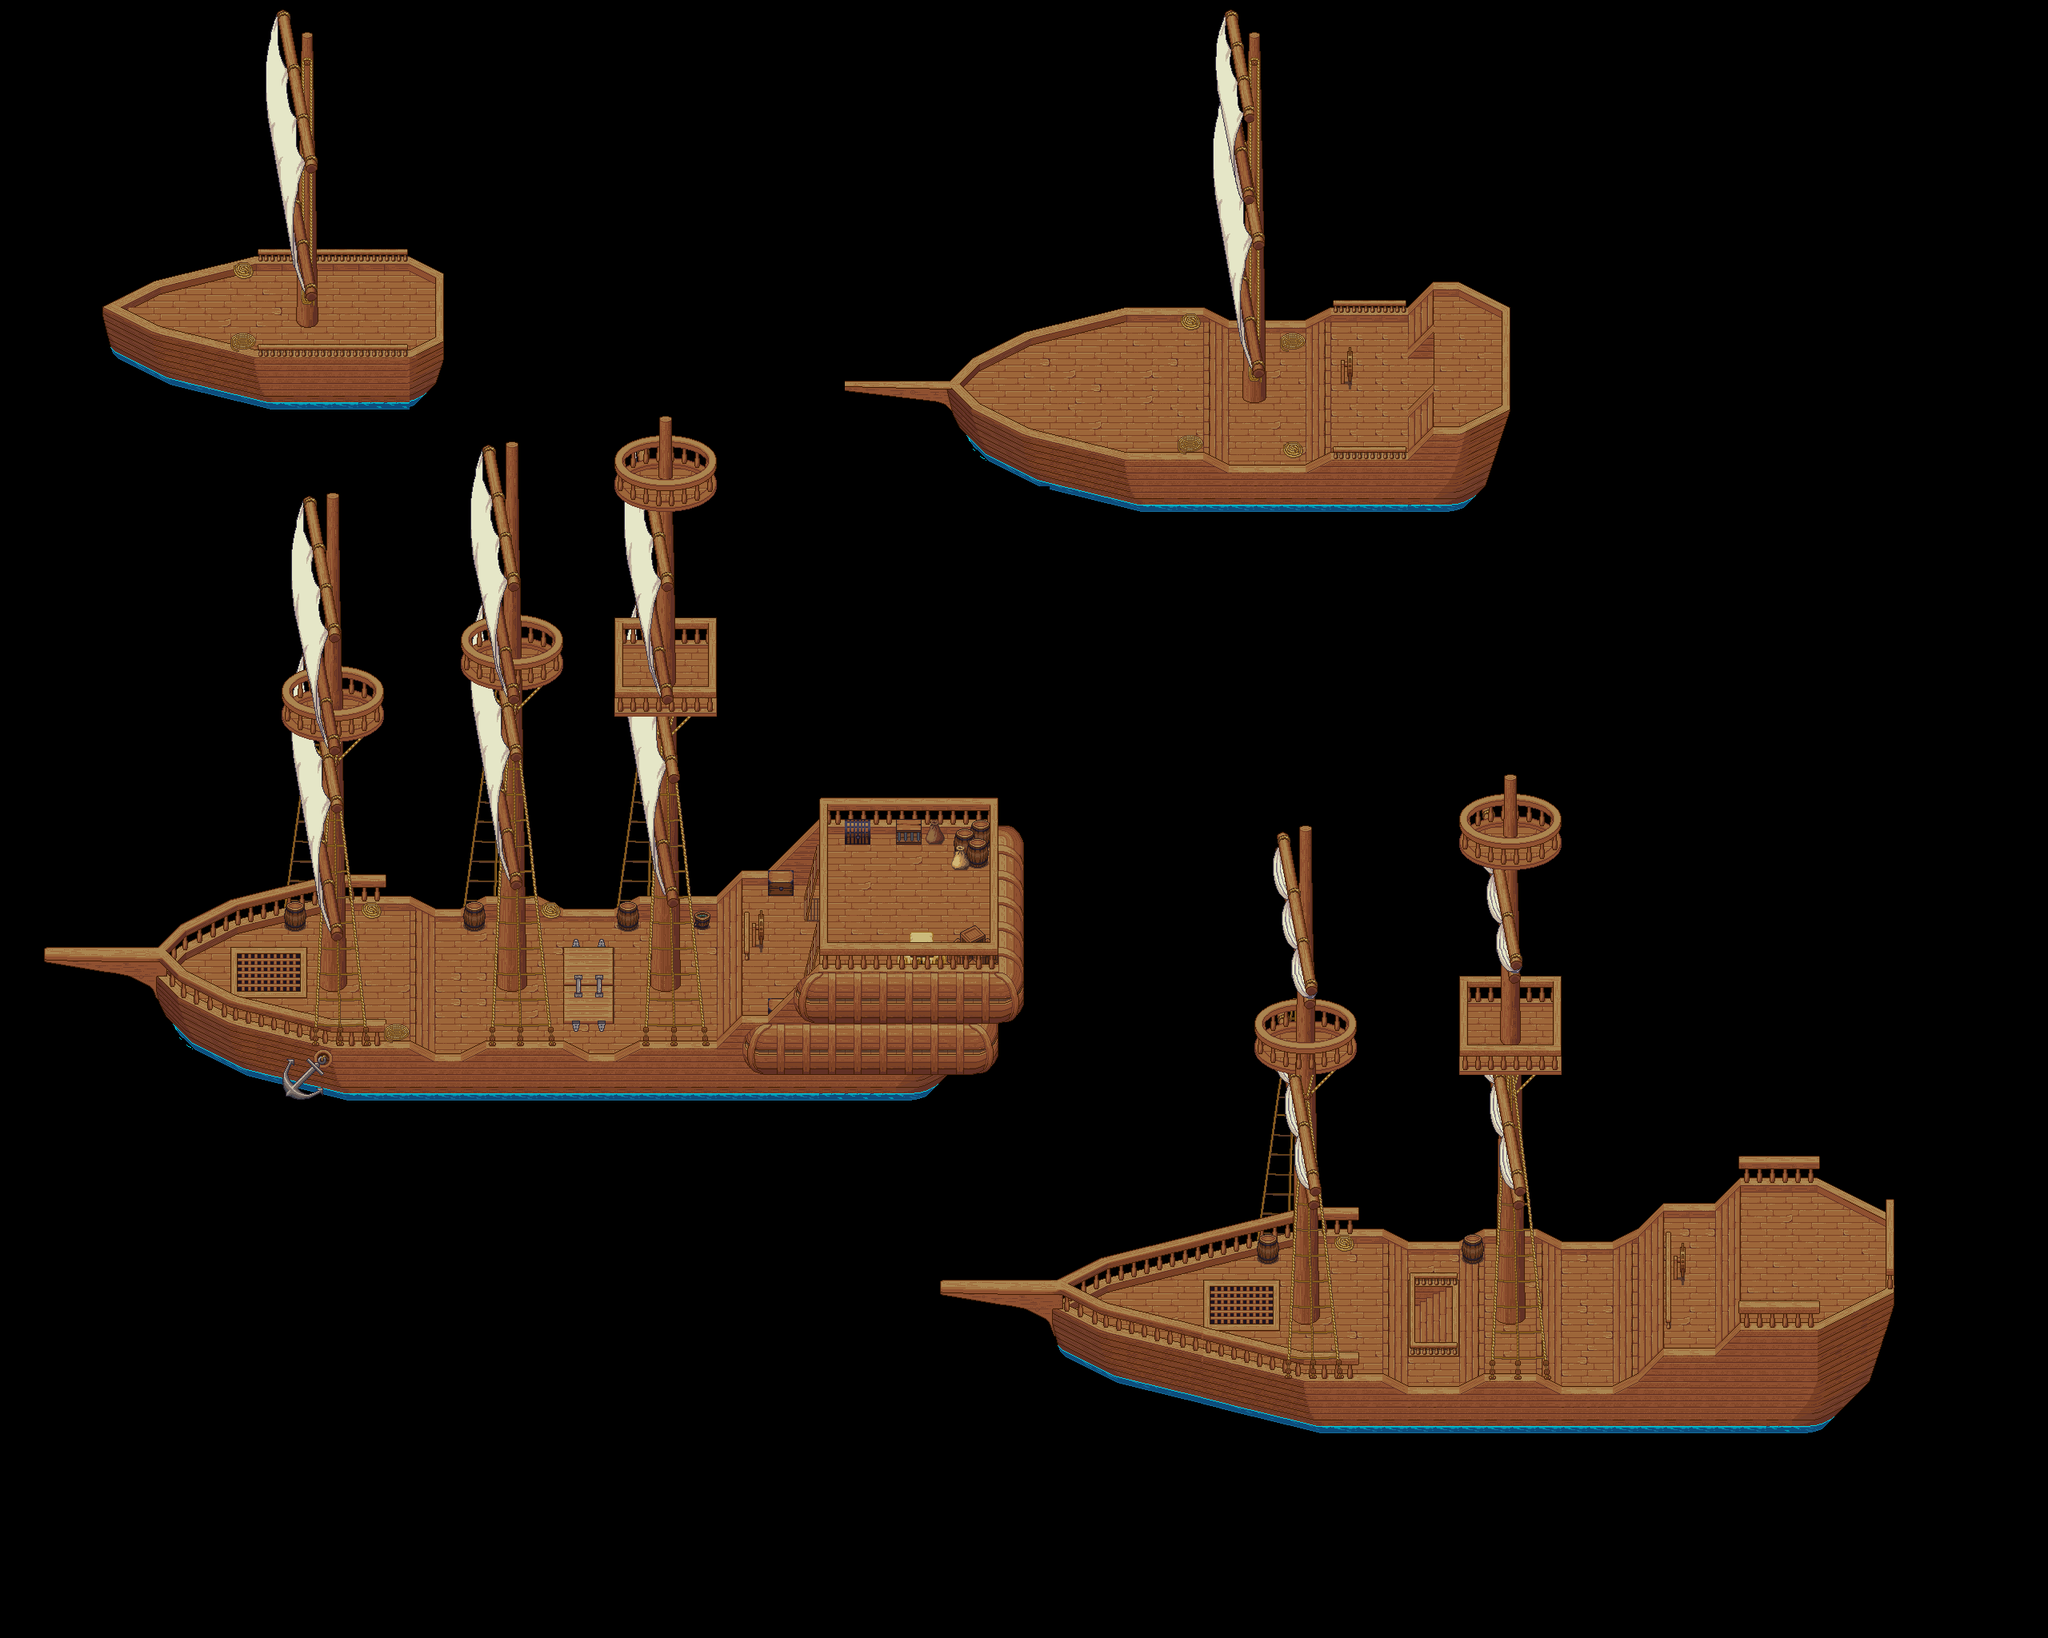

Tiled map render using the project's own tile images. Description and the map definition, with tile-layer contents summarised, below:
An orthogonal 80x64 tile map with 32x32 px tiles, 15 tile layers (deck, shroud_back, ship, ladder, ...), 1 hidden layer not drawn, 6 tilesets.

<map version="1.10" tiledversion="1.10.2" orientation="orthogonal" renderorder="right-down" width="80" height="64" tilewidth="32" tileheight="32" infinite="0" nextlayerid="17" nextobjectid="1">
 <tileset firstgid="1" name="ship" tilewidth="32" tileheight="32" tilecount="1024" columns="32">
  <image source="lpc-ship.png" trans="ff00ff" width="1024" height="1024" />
  <tile id="768">
   <animation>
    <frame tileid="768" duration="200" />
    <frame tileid="864" duration="200" />
    <frame tileid="896" duration="200" />
   </animation>
  </tile>
  <tile id="769">
   <animation>
    <frame tileid="769" duration="200" />
    <frame tileid="865" duration="200" />
    <frame tileid="897" duration="200" />
   </animation>
  </tile>
  <tile id="802">
   <animation>
    <frame tileid="802" duration="200" />
    <frame tileid="866" duration="200" />
    <frame tileid="898" duration="200" />
   </animation>
  </tile>
  <tile id="803">
   <animation>
    <frame tileid="803" duration="200" />
    <frame tileid="867" duration="200" />
    <frame tileid="899" duration="200" />
   </animation>
  </tile>
  <tile id="816">
   <animation>
    <frame tileid="816" duration="200" />
    <frame tileid="848" duration="200" />
   </animation>
  </tile>
  <tile id="817">
   <animation>
    <frame tileid="817" duration="200" />
    <frame tileid="849" duration="200" />
    <frame tileid="881" duration="200" />
   </animation>
  </tile>
  <tile id="836">
   <animation>
    <frame tileid="836" duration="200" />
    <frame tileid="868" duration="200" />
    <frame tileid="900" duration="200" />
   </animation>
  </tile>
  <tile id="837">
   <animation>
    <frame tileid="837" duration="200" />
    <frame tileid="869" duration="200" />
    <frame tileid="901" duration="200" />
   </animation>
  </tile>
  <tile id="838">
   <animation>
    <frame tileid="838" duration="200" />
    <frame tileid="870" duration="200" />
    <frame tileid="902" duration="200" />
   </animation>
  </tile>
  <tile id="839">
   <animation>
    <frame tileid="839" duration="200" />
    <frame tileid="871" duration="200" />
    <frame tileid="903" duration="200" />
   </animation>
  </tile>
  <tile id="840">
   <animation>
    <frame tileid="840" duration="200" />
    <frame tileid="872" duration="200" />
    <frame tileid="904" duration="200" />
   </animation>
  </tile>
  <tile id="852" probability="0.1" />
  <tile id="853" probability="0.1" />
  <tile id="854" probability="0.1" />
 </tileset>
 <tileset firstgid="1025" name="container" tilewidth="32" tileheight="32" tilecount="1024" columns="16">
  <image source="_preview_only_container.png" trans="ff00ff" width="512" height="2048" />
 </tileset>
 <tileset firstgid="2049" name="cannon-port" tilewidth="64" tileheight="64" tilecount="64" columns="8">
  <image source="ship-cannon.png" trans="ff00ff" width="512" height="512" />
  <tile id="0">
   <animation>
    <frame tileid="0" duration="500" />
    <frame tileid="1" duration="50" />
    <frame tileid="2" duration="50" />
    <frame tileid="3" duration="100" />
    <frame tileid="4" duration="100" />
   </animation>
  </tile>
  <tile id="8">
   <animation>
    <frame tileid="8" duration="500" />
    <frame tileid="9" duration="50" />
    <frame tileid="10" duration="50" />
    <frame tileid="11" duration="100" />
    <frame tileid="12" duration="100" />
   </animation>
  </tile>
  <tile id="14">
   <animation>
    <frame tileid="14" duration="500" />
    <frame tileid="23" duration="200" />
    <frame tileid="8" duration="500" />
    <frame tileid="23" duration="200" />
   </animation>
  </tile>
  <tile id="16">
   <animation>
    <frame tileid="16" duration="500" />
    <frame tileid="17" duration="50" />
    <frame tileid="18" duration="50" />
    <frame tileid="19" duration="100" />
    <frame tileid="20" duration="100" />
   </animation>
  </tile>
  <tile id="24">
   <animation>
    <frame tileid="24" duration="500" />
    <frame tileid="25" duration="50" />
    <frame tileid="26" duration="50" />
    <frame tileid="27" duration="100" />
    <frame tileid="28" duration="100" />
   </animation>
  </tile>
 </tileset>
 <tileset firstgid="2113" name="rigging" tilewidth="32" tileheight="32" tilecount="1024" columns="32">
  <image source="rigging.png" trans="ff00ff" width="1024" height="1024" />
 </tileset>
 <tileset firstgid="3137" name="ship-etc" tilewidth="32" tileheight="32" tilecount="512" columns="16">
  <image source="lpc-ship-accessories.png" trans="ff00ff" width="512" height="1024" />
 </tileset>
 <tileset firstgid="3649" name="water" tilewidth="32" tileheight="32" tilecount="4" columns="4">
  <image source="_preview_only_water.png" trans="ff00ff" width="128" height="32" />
 </tileset>
 <layer id="6" name="water" width="80" height="64" visible="0">
  <data>[5120 cells, 5120 non-empty, 4 distinct tile ids]</data>
 </layer>
 <layer id="2" name="deck" width="80" height="64">
  <data>[5120 cells, 284 non-empty, 18 distinct tile ids]</data>
 </layer>
 <layer id="16" name="shroud_back" width="80" height="64">
  <data>[5120 cells, 120 non-empty, 30 distinct tile ids]</data>
 </layer>
 <layer id="1" name="ship" width="80" height="64">
  <data>[5120 cells, 691 non-empty, 192 distinct tile ids]</data>
 </layer>
 <layer id="7" name="ladder" width="80" height="64">
  <data>[5120 cells, 177 non-empty, 99 distinct tile ids]</data>
 </layer>
 <layer id="3" name="masts" width="80" height="64" opacity="0.99">
  <data>[5120 cells, 268 non-empty, 103 distinct tile ids]</data>
 </layer>
 <layer id="11" name="futtock-gallery" width="80" height="64">
  <data>[5120 cells, 130 non-empty, 26 distinct tile ids]</data>
 </layer>
 <layer id="14" name="shrouds" width="80" height="64">
  <data>[5120 cells, 145 non-empty, 38 distinct tile ids]</data>
 </layer>
 <layer id="4" name="sails1" width="80" height="64">
  <data>[5120 cells, 229 non-empty, 99 distinct tile ids]</data>
 </layer>
 <layer id="12" name="crows1" width="80" height="64">
  <data>[5120 cells, 68 non-empty, 28 distinct tile ids]</data>
 </layer>
 <layer id="13" name="masts1" width="80" height="64">
  <data>[5120 cells, 90 non-empty, 22 distinct tile ids]</data>
 </layer>
 <layer id="15" name="crows1_rail" width="80" height="64">
  <data>[5120 cells, 40 non-empty, 16 distinct tile ids]</data>
 </layer>
 <layer id="9" name="sails2" width="80" height="64">
  <data>[5120 cells, 157 non-empty, 71 distinct tile ids]</data>
 </layer>
 <layer id="10" name="crows2" width="80" height="64">
  <data>[5120 cells, 24 non-empty, 12 distinct tile ids]</data>
 </layer>
 <layer id="5" name="sails3" width="80" height="64">
  <data>[5120 cells, 12 non-empty, 6 distinct tile ids]</data>
 </layer>
 <layer id="8" name="crows3" width="80" height="64">
  <data>[5120 cells, 16 non-empty, 8 distinct tile ids]</data>
 </layer>
</map>
